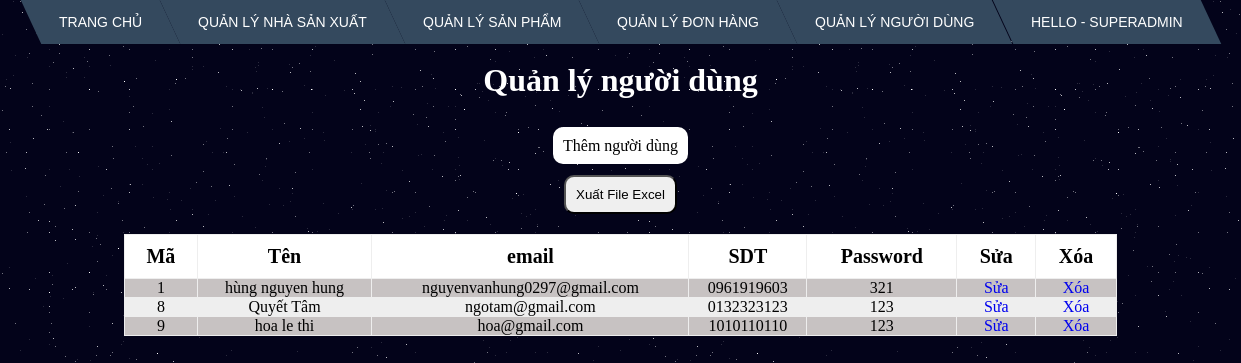
Before: /admin/customers/index.php (signed in) with the older database file.
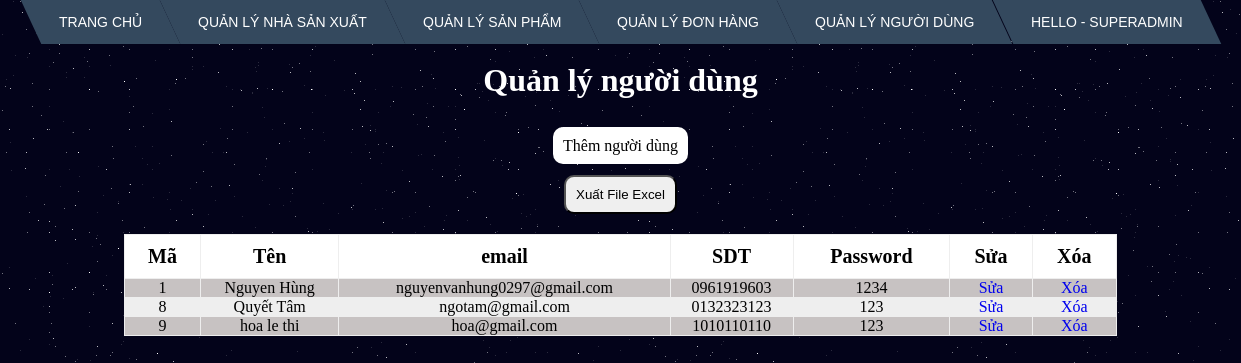
After: the same page with the newer database file.
### tables this page shows
CREATE TABLE `customers` (
  `id` int(11) NOT NULL,
  `name` varchar(50) NOT NULL,
  `email` varchar(50) NOT NULL,
  `password` varchar(200) NOT NULL,
  `phone_number` varchar(15) NOT NULL,
  `address` varchar(200) NOT NULL,
  `token` varchar(50) DEFAULT NULL
);

### admin/customers/index.php (the view, shortened to what this page needs)
<!DOCTYPE html>
<html lang="en">
<head>
    <link rel="stylesheet" href="../css/menu.css">
    <link rel="stylesheet" href="../css/table.css">
    <link rel="stylesheet" href="../css/bg-galaxy.css">
</head>
<body>
    <?php include '../menu.php' ?>
    <br>
    <h1>Quản lý người dùng</h1>
    <br>
    <div class="btn"><a href="form_insert.php">Thêm người dùng </a> <br>
        <button class="btn-success" style="padding:10px; border-radius:10px; margin-top:20px">
            Xuất File Excel
        </button>
    </div>
    <?php
    include '../connect.php';
    $sql = 'select * from customers';
    $result = mysqli_query($connect, $sql)
    ?>
    <table border="1" width="100%" id="table2excel">
        <tr>
            <th>Mã</th>
            <th>Tên</th>
            <th>email</th>
            <th>SDT</th>
            <th>Password</th>
            <th>Sửa</th>
            <th>Xóa</th>
        </tr>
        <?php foreach ($result as $each) : ?>
            <tr>
                <td> <?php echo $each['id'] ?></td>
                <td> <?php echo $each['name'] ?></td>
                <td> <?php echo $each['email'] ?></td>
                <td> <?php echo $each['phone_number'] ?></td>
                <td> <?php echo $each['password'] ?></td>
                <td>
                    <a href="form_update.php?id=<?php echo $each['id'] ?> ">
                        Sửa
                    </a>
                </td>
                <td>
                    <a href="delete.php?id=<?php echo $each['id'] ?>">
                        Xóa
                    </a>
                </td>
            </tr>
        <?php endforeach ?>
    </table>
</body>
</html>

Changed rows visible on the page:
changed customers "nguyenvanhung0297@gmail.com": name "hùng nguyen hung" → "Nguyen Hùng"; password "321" → "1234"
